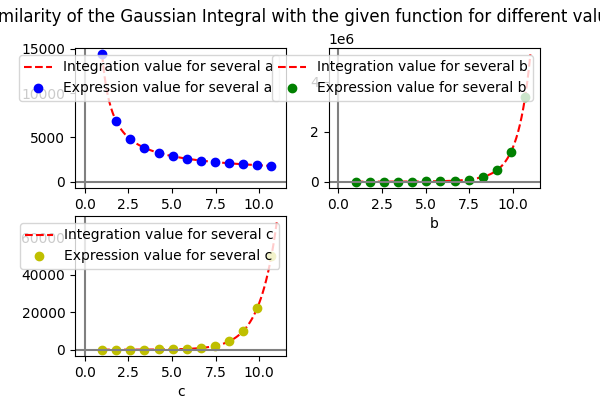

Write the Python code that produced this figure.
#To check the similarity with defined Gaussian Integral by numerically evaluating Gausssian integral
#With plotting

import numpy as np
from scipy.integrate import quad
import matplotlib.pyplot as plt
a,b,c=eval(input('Enter values of a,b,c : '))
up=np.inf
low=-np.inf
f0=lambda x:np.exp(-a*x**2+b*x+c)
I0,err=quad(f0,low,up)
Iexact=np.sqrt(np.pi/a)*np.exp((b**2)/(4*a)+c)
print('The value of integral of Gaussian Function :',I0,'and the exact value is :',Iexact)
if round(I0/Iexact)==1:
    print('The Gaussian Functon is same as the given function with ratio of 1')
else:
    print('Gaussian function is not same to the given function')
    
d=np.linspace(1,11,100)
e=np.linspace(1,11,100)
f=np.linspace(1,11,100)
m=[]
n=[]
o=[]
for i in d:
    g=lambda x:np.exp(-i*x**2+b*x+c)
    I1=quad(g,-np.inf,np.inf)[0]
    m.append(I1)
    
Iexact1=lambda d: np.sqrt(np.pi/d)*np.exp((b**2)/(4*d)+c)
    
for i in e:
    h=lambda x:np.exp(-a*x**2+i*x+c)
    I2=quad(h,-np.inf,np.inf)[0]
    n.append(I2)
    
Iexact2=lambda e: np.sqrt(np.pi/a)*np.exp((e**2)/(4*a)+c)
 
for i in f:
    h=lambda x:np.exp(-a*x**2+b*x+i)
    I3=quad(h,-np.inf,np.inf)[0]
    o.append(I3)
    
Iexact3=lambda f: np.sqrt(np.pi/a)*np.exp((b**2)/(4*a)+f)

fig=plt.figure(figsize=(6,4),dpi=100)
plt.suptitle('Checking the similarity of the Gaussian Integral with the given function for different values of a,b and c')


plt.subplot(2,2,1)   
plt.plot(d,m,'r--',label='Integration value for several a')
plt.plot(d[::8],Iexact1(d)[::8],'bo',label='Expression value for several a')
plt.xlabel('d')

plt.axhline(color='gray')
plt.axvline(color='gray')
plt.legend()



plt.subplot(2,2,2)   
plt.plot(e,n,'r--',label='Integration value for several b')
plt.plot(e[::8],Iexact2(e)[::8],'go',label='Expression value for several b')
plt.xlabel('b')

plt.axhline(color='gray')
plt.axvline(color='gray')
plt.legend()



plt.subplot(2,2,3)   
plt.plot(f,o,'r--',label='Integration value for several c')
plt.plot(f[::8],Iexact3(f)[::8],'yo',label='Expression value for several c')
plt.xlabel('c')

plt.axhline(color='gray')
plt.axvline(color='gray')
plt.legend()

fig.savefig('/home/tux_blue/Documents/GitHub/Computational-Physics-UG/Numerical Methods/Indefinite Integrals and delta functions/Python Files/Gaussian_Integral/Gaussian_plot.png')
plt.show()
